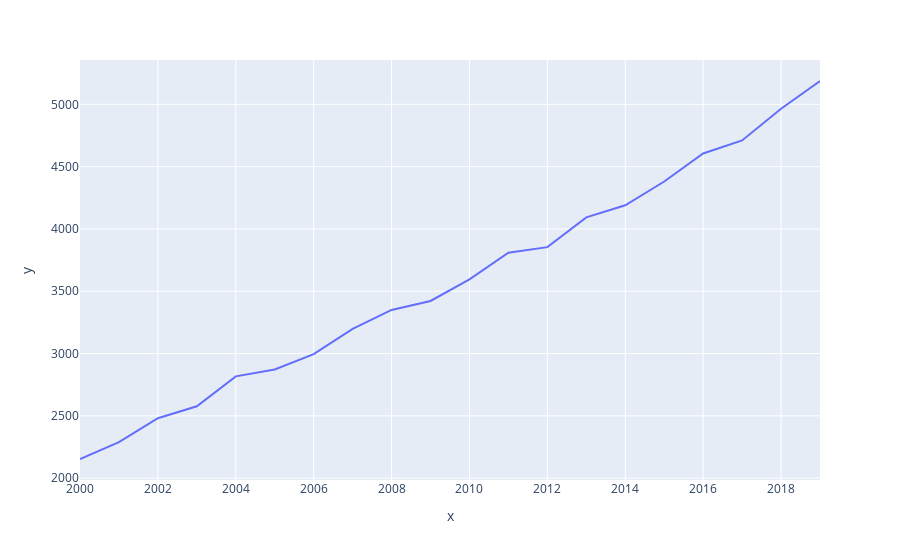

This figure's notebook cell:
### Code cell
px.line(x=years, y=get_country_data('Australia'))

### Figure 1 — Plotly figure (JSON) as saved in the notebook; plotly's stock layout.template omitted (floating-point values rounded to 4 significant figures)
{"data": [{"hovertemplate": "x=%{x}<br>y=%{y}<extra></extra>", "legendgroup": "", "line": {"color": "#636efa", "dash": "solid"}, "mode": "lines", "name": "", "orientation": "v", "showlegend": false, "type": "scatter", "x": [2000, 2001, 2002, 2003, 2004, 2005, 2006, 2007, 2008, 2009, 2010, 2011, 2012, 2013, 2014, 2015, 2016, 2017, 2018, 2019], "xaxis": "x", "y": [2154.0, 2289.0, 2481.0, 2577.0, 2817.0, 2872.0, 2995.0, 3198.0, 3350.0, 3422.0, 3595.0, 3809.0, 3854.0, 4093.0, 4190.0, 4381.0, 4606.0, 4711.0, 4965.0, 5187.0], "yaxis": "y"}], "layout": {"legend": {"tracegroupgap": 0}, "margin": {"t": 60}, "xaxis": {"anchor": "y", "domain": [0, 1], "title": {"text": "x"}}, "yaxis": {"anchor": "x", "domain": [0, 1], "title": {"text": "y"}}}}
